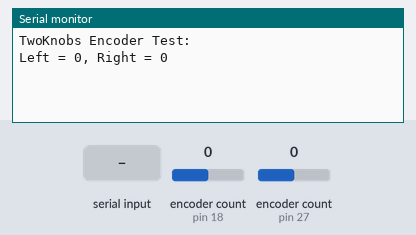
The sketch below on a simulated Arduino Mega 2560, built with avr-gcc and run on an emulated ATmega2560. On the bench: the last lines printed to the serial monitor. The test bench sets the inputs (shaded band); at power-on: encoder count (sensors on pin 18, pin 27) 0.

Above: at 1.2 s.
1.3 s: "1" received over Serial
At 2.5 s:
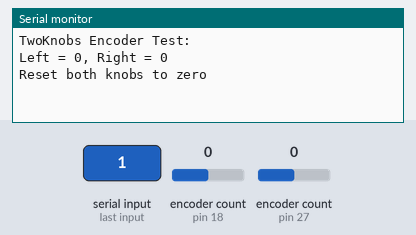
2.8 s: encoder count (sensor on pin 18) set to 1
At 3.6 s:
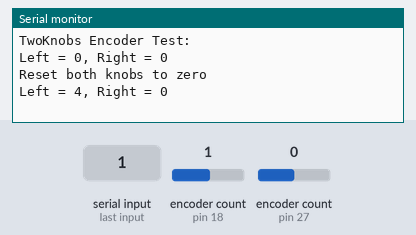
4.3 s: encoder count (sensor on pin 27) set to 1
At 4.7 s:
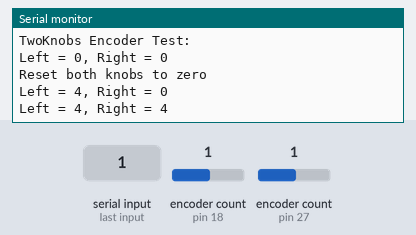
5.8 s: encoder count (sensor on pin 18) set to 2
At 7.0 s:
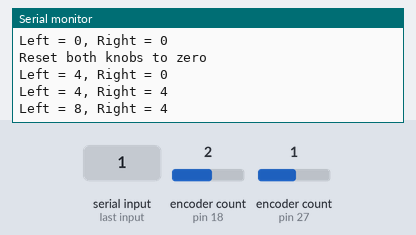
7.3 s: encoder count (sensor on pin 27) set to 2
At 8.2 s:
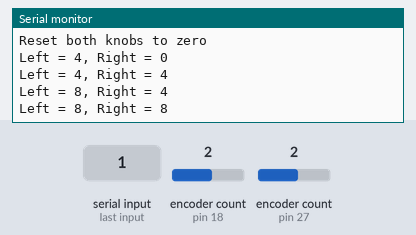
Timing chart, 0 to 9.8 s (numbered marks = the images above; inputs shaded):
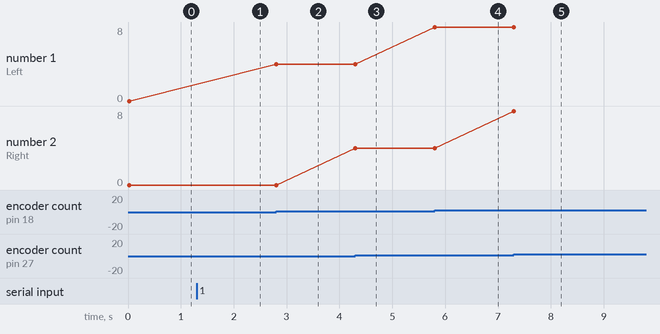

Measured:
- after the input at 1.3 s, the serial monitor: prints a new line at once (image 1)
- after the input at 2.8 s, the serial monitor: prints a new line at once (image 2)
- after the input at 4.3 s, the serial monitor: prints a new line at once (image 3)
- after the input at 5.8 s, the serial monitor: prints a new line at once (image 4)
- after the input at 7.3 s, the serial monitor: prints a new line at once (image 5)
- plotted number 1: 0 → 4 after the input at 2.8 s, 4 → 8 after the input at 5.8 s

The sketch:

MARK_Encodeur.ino
```cpp
/*
  Connect left encoder on pin 18 & 29
  Connect right encoder on pin 19 & 27

  This code will send on uart0 the encoders count each time it changes.
  For reset the counter, send a data.

  Wiki for lib encoder : https://www.pjrc.com/teensy/td_libs_Encoder.html
*/

#include <Encoder.h>
Encoder knobLeft(18, 29);
Encoder knobRight(27, 19 );

void setup() {
  Serial.begin(9600);
  Serial.println("TwoKnobs Encoder Test:");
}

long positionLeft  = -999;
long positionRight = -999;

void loop() {
  long newLeft, newRight;
  newLeft = knobLeft.read();
  newRight = knobRight.read();
  if (newLeft != positionLeft || newRight != positionRight) {
    Serial.print("Left = ");
    Serial.print(newLeft);
    Serial.print(", Right = ");
    Serial.print(newRight);
    Serial.println();
    positionLeft = newLeft;
    positionRight = newRight;
  }
  // if a character is sent from the serial monitor,
  // reset both back to zero.
  if (Serial.available()) {
    Serial.read();
    Serial.println("Reset both knobs to zero");
    knobLeft.write(0);
    knobRight.write(0);
  }
}
```
